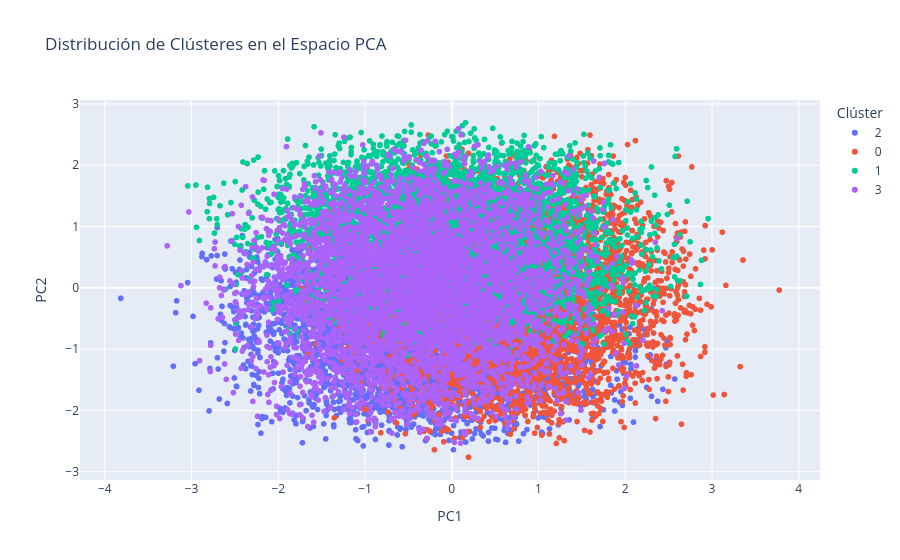

Notebook source saved alongside this figure:
### Markdown cell above
## 2. Mapa de Clústeres en el Espacio PCA (interactivo)

### Code cell
pca = PCA(n_components=2)
components = pca.fit_transform(df[feature_cols])

df_plot = df.copy()
df_plot['PC1'] = components[:, 0]
df_plot['PC2'] = components[:, 1]

fig = px.scatter(
    df_plot, x='PC1', y='PC2', color=df_plot[cluster_col].astype(str),
    hover_data=[target],
    title='Distribución de Clústeres en el Espacio PCA',
    labels={'color': 'Clúster'}
)
fig.show()

### Figure 1 — Plotly figure (JSON) as saved in the notebook; plotly's stock layout.template omitted (floating-point values rounded to 4 significant figures; data arrays with more than 128 entries replaced by an {"elided": "..."} marker saying what was removed)
{"data": [{"customdata": {"elided": "4964x1 str values"}, "hovertemplate": "Clúster=2<br>PC1=%{x}<br>PC2=%{y}<br>Crop=%{customdata[0]}<extra></extra>", "legendgroup": "2", "marker": {"color": "#636efa", "symbol": "circle"}, "mode": "markers", "name": "2", "showlegend": true, "type": "scattergl", "x": {"elided": "4964 float values"}, "xaxis": "x", "y": {"elided": "4964 float values"}, "yaxis": "y"}, {"customdata": {"elided": "4947x1 str values"}, "hovertemplate": "Clúster=0<br>PC1=%{x}<br>PC2=%{y}<br>Crop=%{customdata[0]}<extra></extra>", "legendgroup": "0", "marker": {"color": "#EF553B", "symbol": "circle"}, "mode": "markers", "name": "0", "showlegend": true, "type": "scattergl", "x": {"elided": "4947 float values"}, "xaxis": "x", "y": {"elided": "4947 float values"}, "yaxis": "y"}, {"customdata": {"elided": "5020x1 str values"}, "hovertemplate": "Clúster=1<br>PC1=%{x}<br>PC2=%{y}<br>Crop=%{customdata[0]}<extra></extra>", "legendgroup": "1", "marker": {"color": "#00cc96", "symbol": "circle"}, "mode": "markers", "name": "1", "showlegend": true, "type": "scattergl", "x": {"elided": "5020 float values"}, "xaxis": "x", "y": {"elided": "5020 float values"}, "yaxis": "y"}, {"customdata": {"elided": "5069x1 str values"}, "hovertemplate": "Clúster=3<br>PC1=%{x}<br>PC2=%{y}<br>Crop=%{customdata[0]}<extra></extra>", "legendgroup": "3", "marker": {"color": "#ab63fa", "symbol": "circle"}, "mode": "markers", "name": "3", "showlegend": true, "type": "scattergl", "x": {"elided": "5069 float values"}, "xaxis": "x", "y": {"elided": "5069 float values"}, "yaxis": "y"}], "layout": {"legend": {"title": {"text": "Clúster"}, "tracegroupgap": 0}, "title": {"text": "Distribución de Clústeres en el Espacio PCA"}, "xaxis": {"anchor": "y", "domain": [0.0, 1.0], "title": {"text": "PC1"}}, "yaxis": {"anchor": "x", "domain": [0.0, 1.0], "title": {"text": "PC2"}}}}
